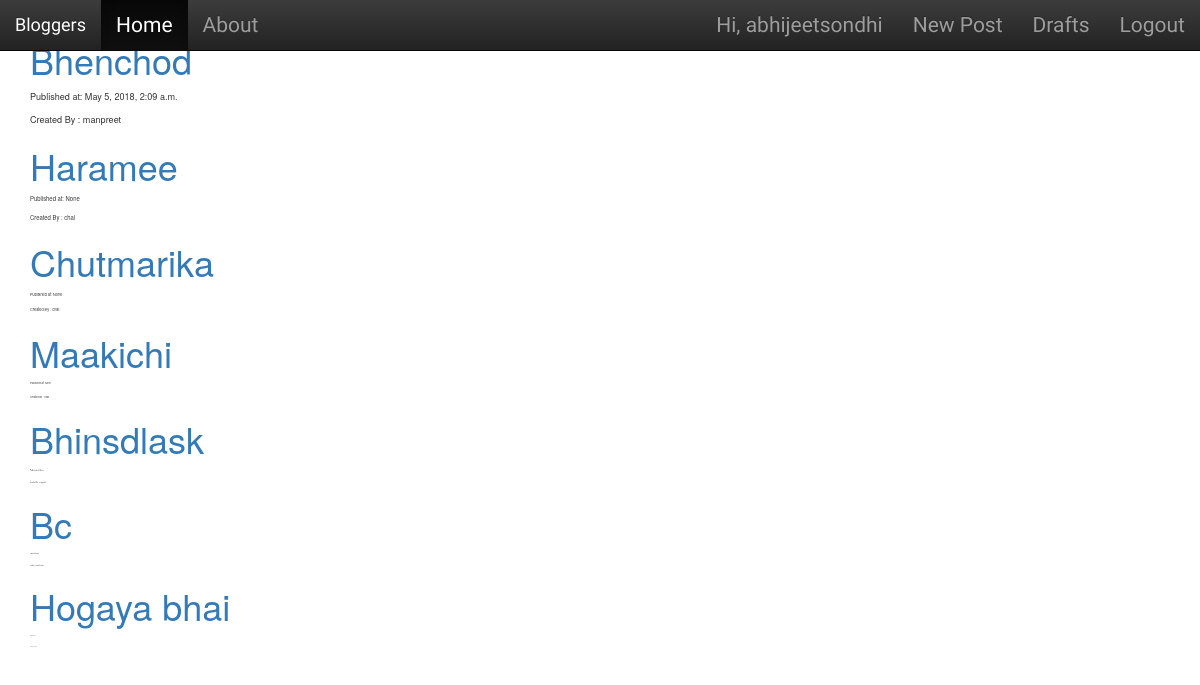
The app's page / (signed in) with its own data.
### blog_app/models.py (models this page shows, shortened)
class Post(models.Model):
    author = models.ForeignKey('auth.User',on_delete=models.CASCADE)
    title = models.CharField(max_length=200)
    text = models.TextField()
    create_date = models.DateTimeField(default=timezone.now())
    published_date = models.DateTimeField(blank=True,null=True)

### blog_app/views.py (the view)
# urls.py: url(r'^$',views.PostList.as_view(),name='post_list'),
class PostList(ListView):
    model = Post
    template_name = "post_list.html"
    def get_context_data(self, *args, **kwargs):
        context = super(PostList, self).get_context_data(*args, **kwargs)
        usr = User.objects.get(username=self.request.user.username)
        friendss = Friend.objects.get(current_user=usr)
        context['friends'] = friendss.users.all()
        return context

### blog_app/templates/blog_app/post_list.html (shortened to what this page needs)
<!DOCTYPE html>
{% load staticfiles }
{% extends "blog_app/base.html" %}
{% block content %}
{% if user.is_authenticated %}
<div class="centerstage">
  {% for post in post_list %}
  {% for fr in friends %}
  {% if post.author.username == fr.username %}
  <h1><a href="{% url 'blog_app:blog_post' pk=post.pk %}">{{ post.title }}</a></h1>
    <div class='disp_date'>
    <p>  Published at: {{ post.published_date }}</p>
    <p> Created By : {{ post.author }} </p>
    {% endif %}
    {% endfor %}
  {% endfor %}
    </div>
</div>
{% endif %}
{% endblock %}

### blog_app/templates/blog_app/base.html (shortened to what this page needs)
<!DOCTYPE html>
{ load staticfiles %}
<html lang="en" dir="ltr">
  <head>
    <link rel="stylesheet" href="https://maxcdn.bootstrapcdn.com/bootstrap/3.3.7/css/bootstrap.min.css">
    <link rel="stylesheet" href="https://maxcdn.bootstrapcdn.com/bootstrap/3.3.7/css/bootstrap-theme.min.css">
    <link rel="stylesheet" href="//cdn.jsdelivr.net/npm/medium-editor@latest/dist/css/medium-editor.min.css" type="text/css" media="screen" charset="utf-8">
    <link rel="stylesheet" href="{{ STATIC_DIR }}css/blogapp.css">
  </head>
  <body>
  <nav class="navbar navbar-inverse navbar-fixed-top blogfont">
    <div class="container-fluid">
      <div class="navbar-header">
        {% if user.is_authenticated %}
        <a class="navbar-brand" href="{% url 'blog_app:post_list' %}">Bloggers</a>
        {% else %}
        <a class="navbar-brand" href="{% url 'login' %}">Bloggers</a>
        {% endif %}
      </div>
      <ul class="nav navbar-nav">
        <li class="active"><a href="#">Home</a></li>
        <li><a href="{% url 'blog_app:about' %}">About</a></li>
      </ul>
      <ul class="nav navbar-nav navbar-right">
        {% if user.is_authenticated %}
        <li><a href="{% url 'blog_app:user_prof'  pk=request.user.pk %}">Hi, {{user.username}}</a></li>
        <li><a href="{% url 'blog_app:post_login' %}">New Post</a></li>
        <li><a href="{% url 'blog_app:drafts_list' %}">Drafts</a></li>
        <li><a href="{% url 'logout' %}">Logout</a></li>
        {% else %}
        <li><a href="{% url 'login' %}">Login</a></li>
        {% endif %}
      </ul>
    </div>
  </nav>
  <div class="content container">
    <div class="row">
      <div class="col-md-8">
        <div class="blog_posts">
          {% block content %}
          {% endblock %}
        </div>
      </div>
    </div>
  </div>
  </body>
</html>

### blog_app/static/css/blogapp.css (style rules this page uses)
.blogfont { font-family: 'Tajawal', sans-serif; font-size : 1.5em; }
.centerstage { margin-left:auto; margin-right:auto; }
.disp_date { font-size : 0.65em; }

### records on screen
Post: title "Bhenchod", published_date "May 5, 2018, 2:09 a.m.", author "manpreet"
Post: title "Haramee", published_date "None", author "chai"
Post: title "Chutmarika"
Post: title "Maakichi"
Post: title "Bhinsdlask"
Post: title "Bc"
Post: title "Hogaya bhai"

### other values on screen
{{ user.username }} "abhijeetsondhi"
